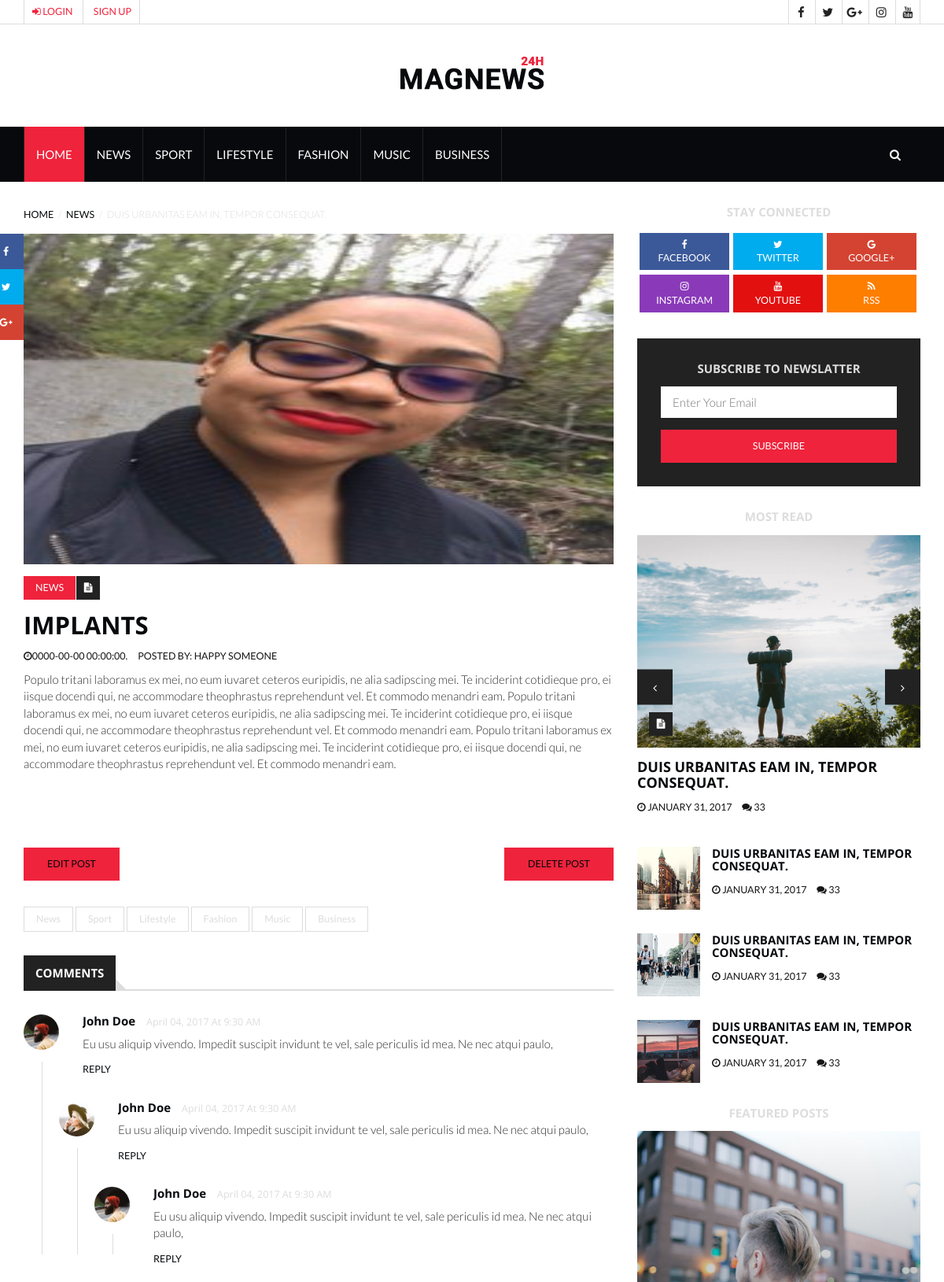
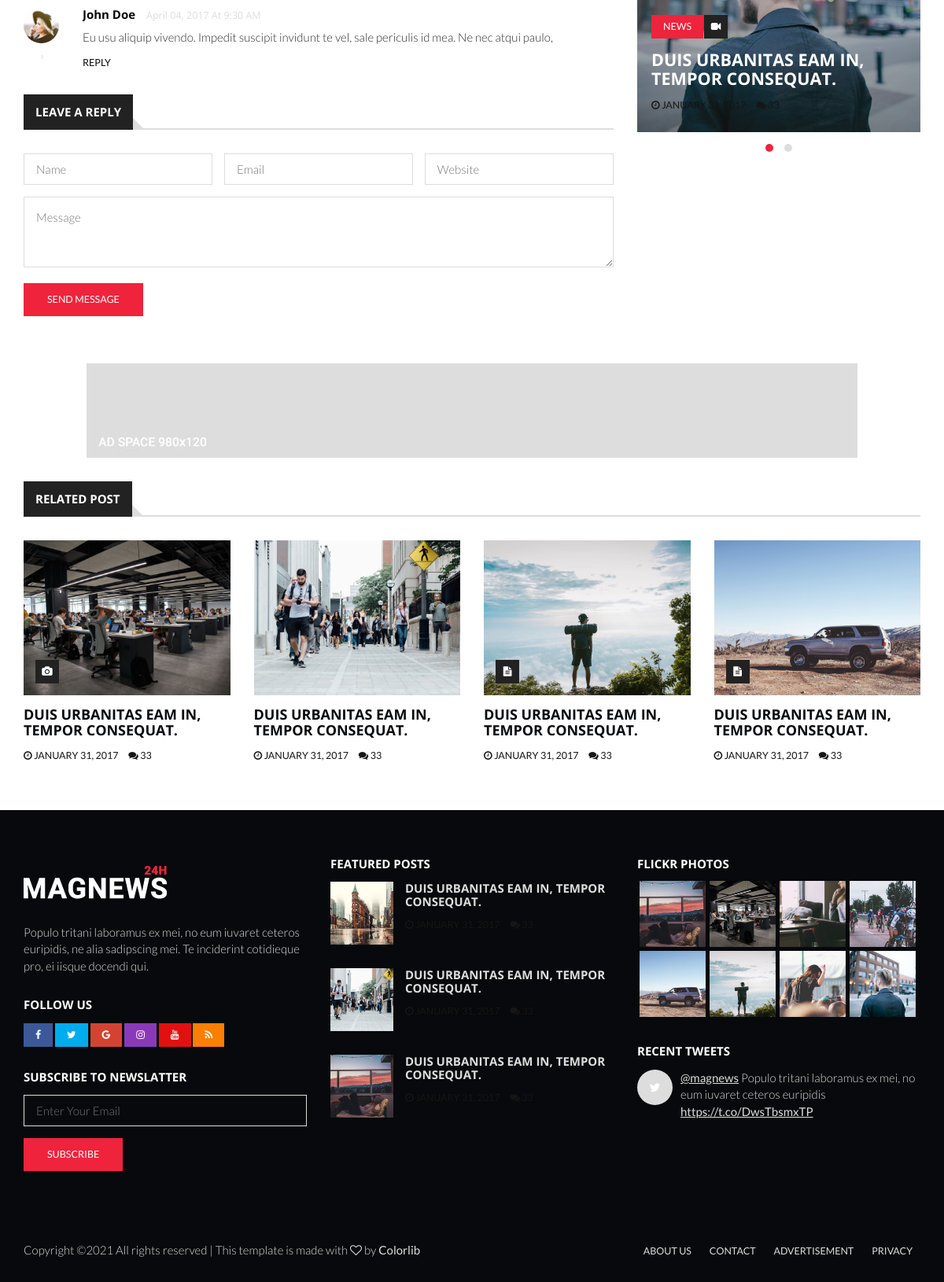
Screenshot of /post.php?id=5 with the database file from the repository (2 pictures, top to bottom).
### tables this page shows
CREATE TABLE `post_table` (
  `id` int(100) NOT NULL,
  `title` varchar(1000) NOT NULL,
  `body` varchar(10000) NOT NULL,
  `image` varchar(100) NOT NULL,
  `username` varchar(100) NOT NULL,
  `date_created` varchar(20) NOT NULL DEFAULT 'current_timestamp(6)',
  `date_edited` varchar(20) NOT NULL
);

### post.php (the view, shortened to what the rows shown need)
<?php
	include_once("config/config.php");
    include_once("class/UserClass.php");
    if(isset($_GET['id'])){
        $id  =  $_GET['id']   !=   ""   ?    $_GET['id']    :   "";
            $user =  new User();
            $user_post = $user->read_single_post($id);
            $CurrentUser = new User();
    }
    $user = new User();
    $select_res = $user->read_post();
?>
<!DOCTYPE html>
<html lang="en">
	<head>
		<link type="text/css" rel="stylesheet" href="css/bootstrap.min.css"/>
		<link type="text/css" rel="stylesheet" href="css/owl.carousel.css" />
		<link type="text/css" rel="stylesheet" href="css/owl.theme.default.css" />
		<link rel="stylesheet" href="css/font-awesome.min.css">
		<link type="text/css" rel="stylesheet" href="css/style.css"/>
    </head>
	<body>
		<div class="section">
			<div class="container">
				<div class="row">
					<div class="col-md-8">
						<article class="article article-post">
							<div class="article-main-img">
								<img src="./image/<?=$user_post['image']?>" alt="" width="750" height="420">
							</div>
							<div class="article-body">
								<ul class="article-info">
									<li class="article-category"><a href="#">News</a></li>
									<li class="article-type"><i class="fa fa-file-text"></i></li>
								</ul>
								<h1 class="article-title"><?=$user_post['title']?></h1>
								<ul class="article-meta">
									<li><i class="fa fa-clock-o"></i><?=$user_post['date_created']?></li>
									<li><i class="fa fa-edits"></i>Posted by:  <?php echo $CurrentUser->getFullname($user_post['username']);?></li>
								</ul>
								<p><?=$user_post['body']?></p>
                                <br /><br />
                                <br /><br />
                                <button class="input-btn" ><a href="editpost.php?post_id=<?=$user_post['id']?>"></i>Edit Post</a></button>
                                <button class="input-btn" style="float: right;"><a href="#" onclick="showAlert(<?php echo json_encode($id);?>)"></i>Delete Post</a></button>
							</div>
						</article>
						<div class="article-comments">
							<div class="section-title">
								<h2 class="title">Comments</h2>
							</div>
						</div>
						<div class="article-reply-form">
							<div class="section-title">
								<h2 class="title">Leave a reply</h2>
							</div>
						</div>
					</div>
					<div class="col-md-4">
						<div class="widget social-widget">
							<div class="widget-title">
								<h2 class="title">Stay Connected</h2>
							</div>
						</div>
						<div class="widget subscribe-widget">
							<div class="widget-title">
								<h2 class="title">Subscribe to Newslatter</h2>
							</div>
						</div>
						<div class="widget">
							<div class="widget-title">
								<h2 class="title">Most Read</h2>
							</div>
						</div>
						<div class="widget">
							<div class="widget-title">
								<h2 class="title">Featured Posts</h2>
							</div>
						</div>
					</div>
				</div>
			</div>
		</div>
		<div class="section">
			<div class="container">
				<div class="row">
					<div class="col-md-12">
						<div class="section-title">
							<h2 class="title">Related Post</h2>
						</div>
					</div>
				</div>
			</div>
		</div>
		<footer id="footer">
			<div id="top-footer" class="section">
				<div class="container">
					<div class="row">
						<div class="col-md-4">
							<div class="footer-widget subscribe-widget">
								<div class="widget-title">
									<h2 class="title">Subscribe to Newslatter</h2>
								</div>
							</div>
						</div>
						<div class="col-md-4">
							<div class="footer-widget">
								<div class="widget-title">
									<h2 class="title">Featured Posts</h2>
								</div>
							</div>
						</div>
						<div class="col-md-4">
							<div class="footer-widget galery-widget">
								<div class="widget-title">
									<h2 class="title">Flickr Photos</h2>
								</div>
							</div>
							<div class="footer-widget tweets-widget">
								<div class="widget-title">
									<h2 class="title">Recent Tweets</h2>
								</div>
							</div>
						</div>
					</div>
				</div>
			</div>
		</footer>
	</body>
</html>

### rows the page displays
post_table: image (picture), title "IMPLANTS", date_created "0000-00-00 00:00:00.", body "Populo tritani laboramus ex mei, no eum iuvaret ceteros euripidis, ne alia sadipscing mei. Te inciderint cotidieque pro, ei iisque docendi qui, ne accommodare theophrastus reprehendunt vel. Et commodo menandri eam. Populo tritani laboramus ex mei, no eum iuvaret ceteros euripidis, ne alia sadipscing mei. Te inciderint cotidieque pro, ei iisque docendi qui, ne accommodare theophrastus reprehendunt vel. Et commodo menandri eam. Populo tritani laboramus ex mei, no eum iuvaret ceteros euripidis, ne alia sadipscing mei. Te inciderint cotidieque pro, ei iisque docendi qui, ne accommodare theophrastus reprehendunt vel. Et commodo menandri eam."

### other values shown
$CurrentUser->getFullname($user_post['username']) "HAPPY SOMEONE"
